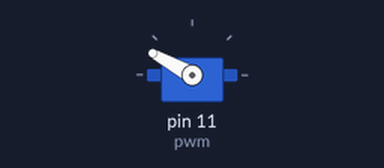
The program below on a simulated Raspberry Pi (header pin numbers). Shown: servo. Servo angles are drawn from the pulse width (0.5 ms = 0°, 2.5 ms = 180°). At 20.0 s the program stops and its outputs stay as they are.

Above: at 0.05 s.
At 4.0 s:
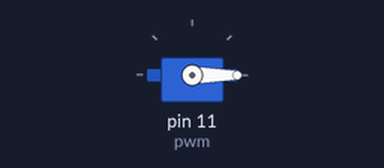
Timing chart, 0 to 5.2 s (numbered marks = the images above):
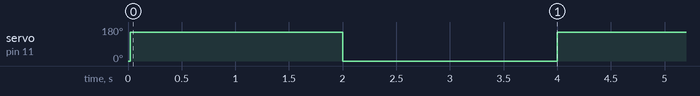

The program:

servo_test.py
```python
# Testing Servo (Model Power HD Standard Servo 3001HB

# Control of a servo via a Raspberry Pi is done using PWM (Pulse Wave Modulation)
# Typicaly most servo's expect a control signal of 50hz (50 cycles per second)
# The time we need to work with to control the servo using a 50hz control signal is calculated as 1 second / 50hz = 0.020 of a second or 20 milliseconds
# The position of the servo depends on the amount of time during a single cycle that the signal is switched on.
# Typically a servo will be fully left if the signal is on for 1 millisecond (note 1 millisecond equates to a duty cycle of 5% as 1 / 20 milliseconds = 0.05 or 5%). Duty cycle being the percentage of time the signal is switched on per cycle.
# Typically a servo will be in the middle if the signal is on for 1.5 milliseconds (note 1.5 milliseconds equates to a duty cycle of 7.5% as 1.5 / 20 milliseconds = 0.075 or 7.5%)
# Typically a servo will be in the fully right position if the sigbal is on for 2 milliseconds (note 2 milliseconds equates to a duty cycle of 10% as 2 / 20 milliseconds = 0.10 or 10%)
# Note these values can vary between servos so testing is needed to fully determine the correct values.
# In my testing i found the two values I needed were a duty cycle of 2.3% for fully left and a duty cycle of 10.9% for fully right.

# Servo leads are red for power (5v), brown for ground and orange for signal.

# For testing the servo power lead was connected to GPIO pin 2 (5v), the ground lead to GPIO pin 6 and the control/signal lead to GPIO pin 11.

# Import relevant libraries
import RPi.GPIO as GPIO
import time

# Set the GPIO pinpoit mode to BOARD which numbers them sequencially.
GPIO.setmode(GPIO.BOARD)

# Setup GPIO pin 11 as the servo  control/signal pin
GPIO.setup(11, GPIO.OUT)

# Define pwm used to send control signals to the servo using PWM
pwm = GPIO.PWM(11, 50)
# Start interaction with the servo and send to fully left position (duty cycle of 2.3%)
pwm.start(2.3)

# Test servo using a for loop to go fully right the left five times with a 2 second pause in between each movement
for i in range(5):
 # move fully right with a DC of 10.9%
 pwm.ChangeDutyCycle(10.9)
 time.sleep(2)
 # move fully left with a DC of 2.3%
 pwm.ChangeDutyCycle(2.3)
 time.sleep(2)

# Finally stop interaction with servo
pwm.stop()

# Cleanup/Reset GPIO pins before exiting
GPIO.cleanup()
```

Measured:
- by itself, servo on pin 11 (pwm): alternates 151° for 2.0 s and 0° for 2.0 s, 10 changes in all, then stays 0°
